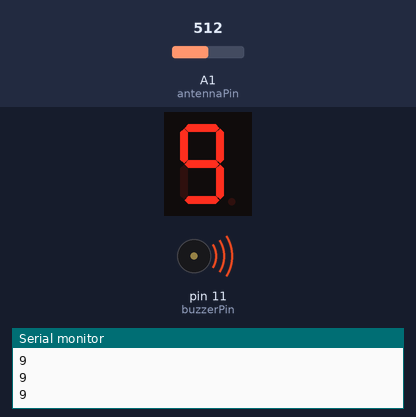
The sketch below on a simulated Arduino Uno, built with avr-gcc and run on an emulated ATmega328P. Shown: 1-digit seven-segment display, buzzer (waves = sounding), the last lines printed to the serial monitor. Wiring (inferred from the names in the program): 1-digit 7-segment display, segments lit when HIGH: segments pin 2, pin 3, pin 4, pin 5, pin 6, pin 7, pin 8, pin 9. Inputs (shaded band) come from the test bench; at power-on: A1 (antennaPin) = 512. The segment pins are drawn as the display they are named for.

Above: at 1.2 s.
1.3 s: A1 (antennaPin) set to 716
At 2.7 s:
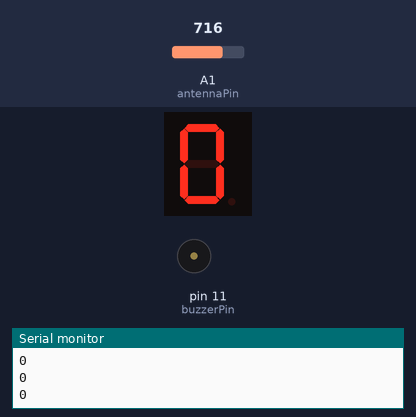
3.0 s: A1 (antennaPin) set to 511
At 3.4 s:
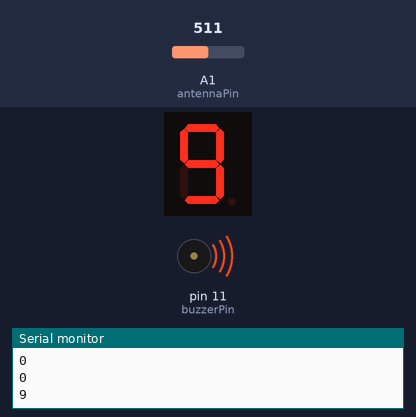
4.5 s: A1 (antennaPin) set to 900
At 5.2 s:
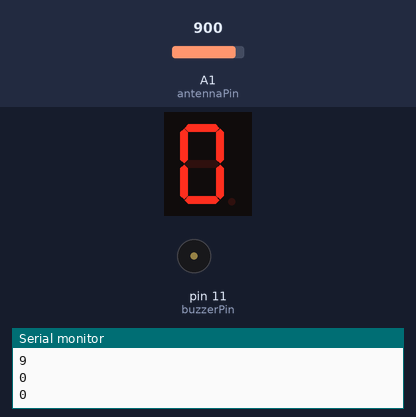
Timing chart, 0 to 7.5 s (numbered marks = the images above; inputs shaded):
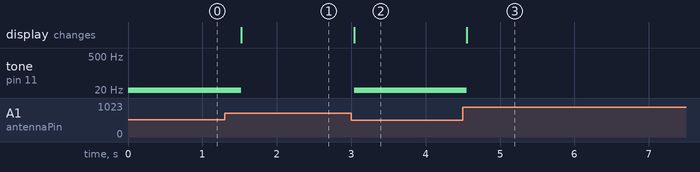

Measured:
- after the input at 1.3 s, tone on pin 11 (buzzerPin): 9 Hz → silent after 0.22 s; the display: changes after 0.22 s (image 1)
- after the input at 3.0 s, tone on pin 11 (buzzerPin): silent → 9 Hz at once; the display: changes at once (image 2)
- after the input at 4.5 s, tone on pin 11 (buzzerPin): 9 Hz → silent after 0.06 s; the display: changes after 0.06 s (image 3)

The sketch:

sketch_nov08a.ino
```cpp
const int antennaPin = A1;
const int pinA = 2;
const int pinB = 3;
const int pinC = 4;
const int pinD = 5;
const int pinE = 6;
const int pinF = 7;
const int pinG = 8;
const int pinDP = 9;
const int buzzerPin = 11;
int buzzerTone = 1000;
const int duration = 1000;

const int noOfDigits = 10;
const int readings = 50;
bool state = HIGH;
bool dpState;
int index = 0;
int totalReadings = 0;
int average = 0;

const int segSize = 8;
int segments[segSize] = {
  pinA, pinB, pinC, pinD, pinE, pinF, pinG, pinDP
};

int counter = 0;

bool digitMatrix[noOfDigits][segSize - 1] = {
// a  b  c  d  e  f  g
  {1, 1, 1, 1, 1, 1, 0}, // 0
  {0, 1, 1, 0, 0, 0, 0}, // 1
  {1, 1, 0, 1, 1, 0, 1}, // 2
  {1, 1, 1, 1, 0, 0, 1}, // 3
  {0, 1, 1, 0, 0, 1, 1}, // 4
  {1, 0, 1, 1, 0, 1, 1}, // 5
  {1, 0, 1, 1, 1, 1, 1}, // 6
  {1, 1, 1, 0, 0, 0, 0}, // 7
  {1, 1, 1, 1, 1, 1, 1}, // 8
  {1, 1, 1, 1, 0, 1, 1}  // 9
};

void setup() {
  pinMode(antennaPin, INPUT);
  pinMode(buzzerPin, OUTPUT);
  for (int i = 0; i < segSize; i++) {
    pinMode(segments[i], OUTPUT);
  }
  Serial.begin(9600);
}

void displayNumber(byte digit, bool decimalPoint) {
  for (int i = 0; i < segSize - 1; i++) {
    digitalWrite(segments[i], digitMatrix[digit][i]);
  }
  digitalWrite(pinDP, decimalPoint);
}

void loop() {
  for (int i = 0; i < readings; i++) {
    int val = analogRead(antennaPin);
    average += val;
  }
  int number = 0;
  number = average / readings;
  average = 0;
  number = constrain(number, 1, 100);
  number = map(number, 1, 100, 0, 9);
  displayNumber(number, LOW);
  Serial.println(number);
  if (number == 0) {
    noTone(buzzerPin);
  }
  else {
    tone(buzzerPin, number);
  }
  delay(500);
}
```
